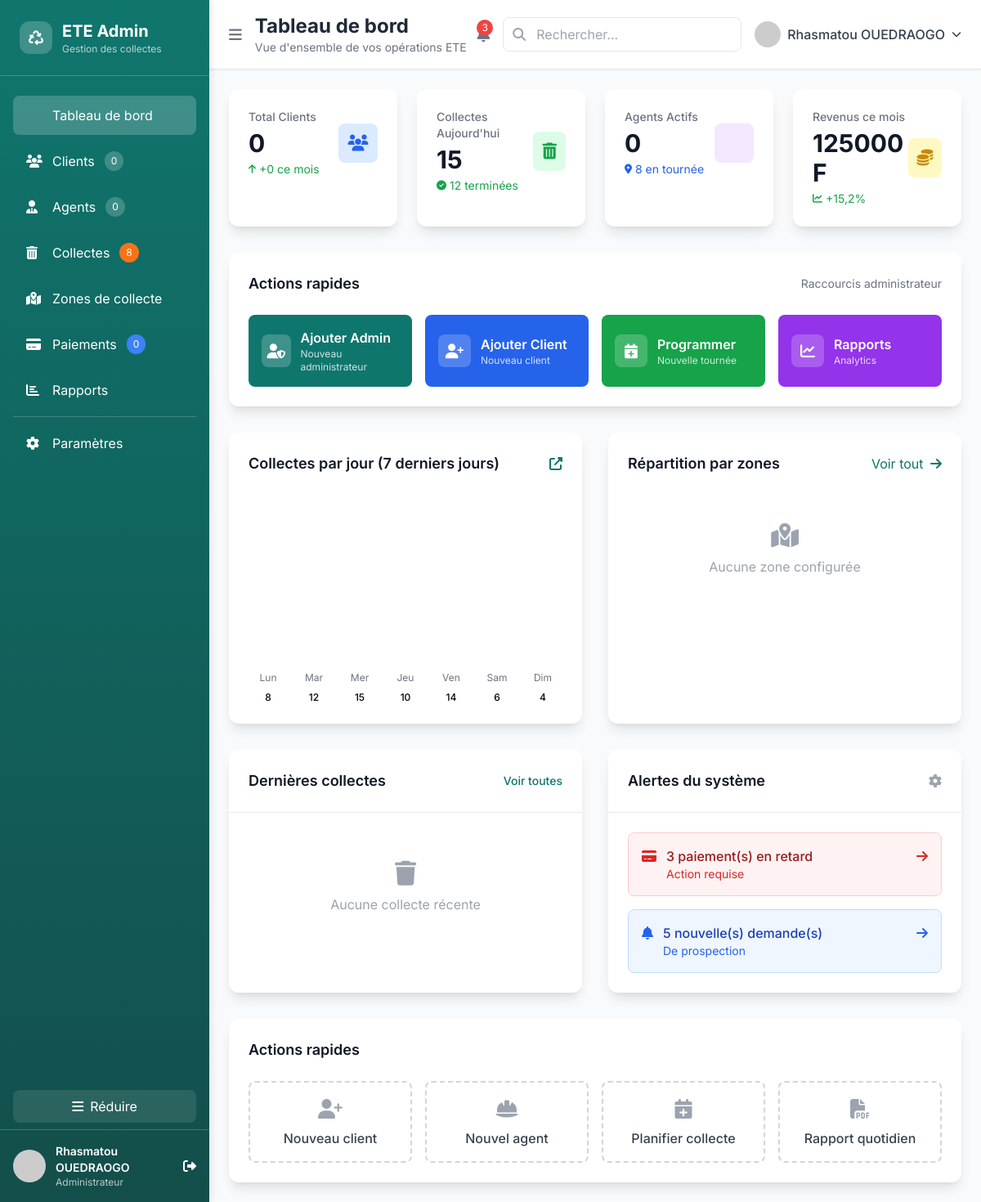
The page /administration/dashboard/ (signed in) on the database as committed earlier.
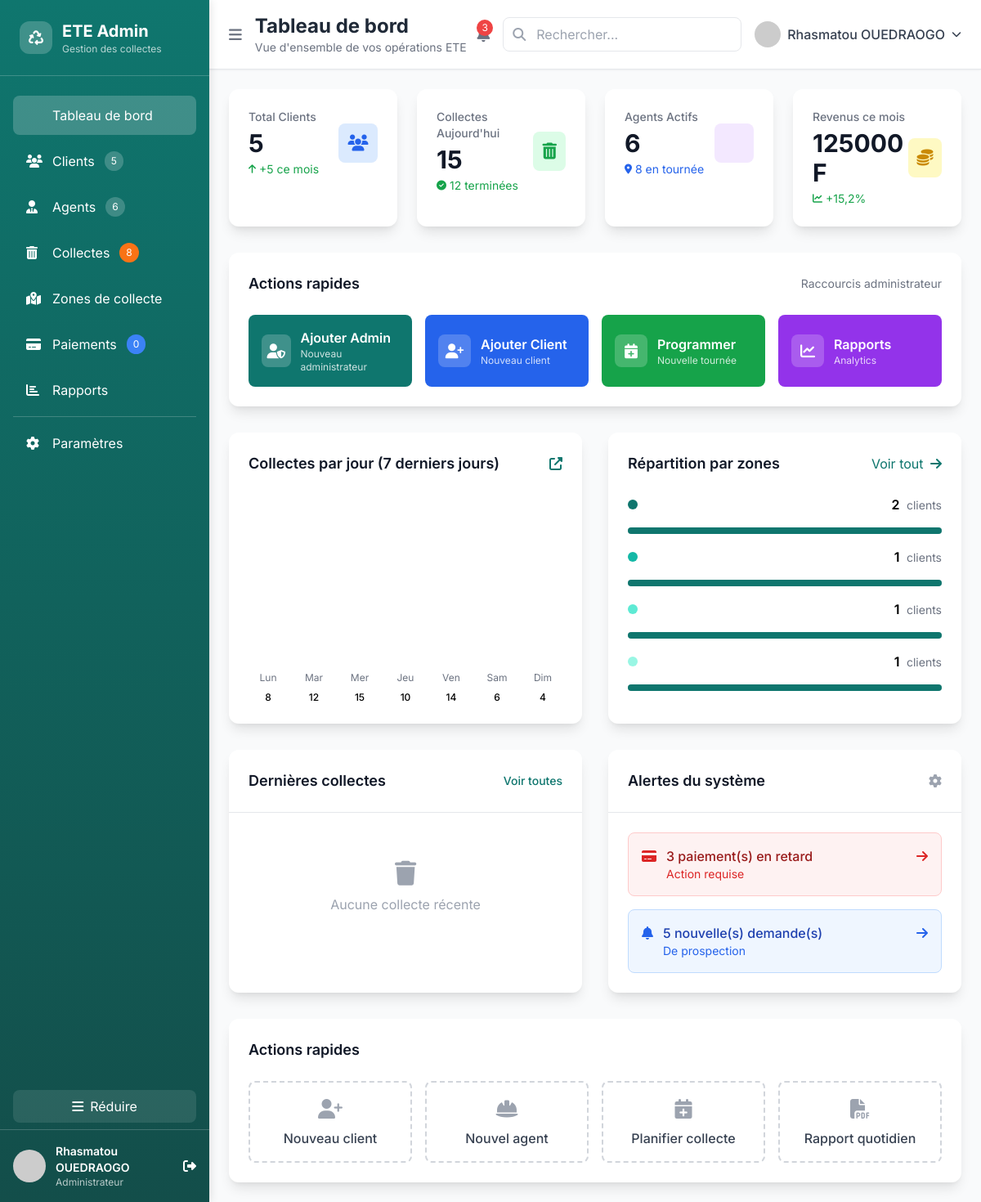
The same page on the database as committed later.
### clients/models.py (models this page shows, shortened)
class ZoneCollecte(models.Model):
    nom_zone = models.CharField(max_length=100)
    code_zone = models.CharField(max_length=20, unique=True)
    description = models.TextField(blank=True)
    couleur = models.CharField(max_length=7, default='#1e3a8a')  # Format hex
    coordonnees_zone = models.JSONField()  # Liste de coordonnées [lat, lng]
    responsable = models.ForeignKey(
        User,
        on_delete=models.SET_NULL,
        null=True,
        blank=True,
        limit_choices_to={'user_type__in': ['manager', 'admin']}
    )
    created_at = models.DateTimeField(auto_now_add=True)
    updated_at = models.DateTimeField(auto_now=True)
    class Meta:
        verbose_name = 'Zone de collecte'
        verbose_name_plural = 'Zones de collecte'
        ordering = ['nom_zone']

### admin_views.py (the view)
# urls.py: path('dashboard/', admin_views.admin_dashboard, name='admin_dashboard'),
@staff_member_required
def admin_dashboard(request):
    stats = {
        'total_clients': Client.objects.count(),
        'new_clients_month': Client.objects.filter(
            date_inscription__gte=timezone.now() - timedelta(days=30)
        ).count(),
        'collectes_today': 15,  # Données statiques pour le moment
        'collectes_completed': 12,  # Données statiques
        'agents_active': Agent.objects.filter(
            user__is_active=True,
            status='actif'
        ).count(),
        'agents_on_route': 8,  # Données statiques
        'revenue_month': 125000,  # Données statiques en FCFA
        'revenue_growth': 15.2  # Données statiques
    }
    chart_data = {
        'collectes_week': [
            {'day_short': 'Lun', 'count': 8, 'percentage': 53},
            {'day_short': 'Mar', 'count': 12, 'percentage': 80},
            {'day_short': 'Mer', 'count': 15, 'percentage': 100},
            {'day_short': 'Jeu', 'count': 10, 'percentage': 67},
            {'day_short': 'Ven', 'count': 14, 'percentage': 93},
            {'day_short': 'Sam', 'count': 6, 'percentage': 40},
            {'day_short': 'Dim', 'count': 4, 'percentage': 27},
        ]
    }
    top_zones = ZoneCollecte.objects.annotate(
        clients_count=Count('clients')
    ).order_by('-clients_count')[:5]
    total_clients_in_zones = sum(zone.clients_count for zone in top_zones)
    colors = ['#0f766e', '#14b8a6', '#5eead4', '#99f6e4', '#ccfbf1']
    for i, zone in enumerate(top_zones):
        zone.color = colors[i % len(colors)]
        zone.percentage = (zone.clients_count / max(1, total_clients_in_zones)) * 100 if total_clients_in_zones > 0 else 0
    recent_collectes = []
    alerts = {
        'agents_inactifs': Agent.objects.filter(
            user__last_login__lt=timezone.now() - timedelta(days=3)
        ).count(),
        'paiements_retard': 3,  # Données statiques
        'nouvelles_demandes': 5  # Données statiques
    }
    context = {
        'stats': stats,
        'chart_data': chart_data,
        'top_zones': top_zones,
        'recent_collectes': recent_collectes,
        'alerts': alerts,
        'clients_count': stats['total_clients'],
        'agents_count': stats['agents_active'],
        'collectes_pending': 8  # Données statiques
    }
    return render(request, 'admin_custom/dashboard.html', context)

### templates/admin_custom/dashboard.html (shortened to what the changed rows need)
{% extends 'admin_custom/base_admin.html' %}
{% load static %}
{% block page_title %}Tableau de bord{% endblock %}
{% block content %}
<div class="grid grid-cols-1 md:grid-cols-2 lg:grid-cols-4 gap-6 mb-8">
  <div class="bg-white rounded-xl card-shadow-lg p-6 fade-in">
    <div class="flex items-center justify-between">
      <div>
        <p class="text-sm font-medium text-gray-500 mb-1">Total Clients</p>
        <p class="text-3xl font-bold text-gray-900">{{ stats.total_clients|default:0 }}</p>
        <p class="text-sm text-green-600 flex items-center mt-1">
          <i class="fas fa-arrow-up text-xs mr-1"></i>
          +{{ stats.new_clients_month|default:0 }} ce mois
        </p>
      </div>
    </div>
  </div>
  <div class="bg-white rounded-xl card-shadow-lg p-6 fade-in">
    <div class="flex items-center justify-between">
      <div>
        <p class="text-sm font-medium text-gray-500 mb-1">Agents Actifs</p>
        <p class="text-3xl font-bold text-gray-900">{{ stats.agents_active|default:0 }}</p>
        <p class="text-sm text-blue-600 flex items-center mt-1">
          <i class="fas fa-map-marker-alt text-xs mr-1"></i>
          {{ stats.agents_on_route|default:0 }} en tournée
        </p>
      </div>
    </div>
  </div>
</div>
<div class="grid grid-cols-1 lg:grid-cols-2 gap-8 mb-8">
  <div class="bg-white rounded-xl card-shadow-lg p-6 fade-in">
    <div class="h-64 flex items-end justify-between space-x-2">
      {% for day in chart_data.collectes_week %}
        <div class="flex flex-col items-center space-y-2 flex-1">
          <span class="text-xs text-gray-500">{{ day.day_short }}</span>
          <span class="text-xs font-medium">{{ day.count }}</span>
        </div>
      {% endfor %}
    </div>
  </div>
  <div class="bg-white rounded-xl card-shadow-lg p-6 fade-in">
    <div class="space-y-4">
      {% for zone in top_zones %}
        <div class="flex items-center justify-between">
          <div class="flex items-center space-x-3">
            <div class="w-3 h-3 rounded-full" style="background-color: {{ zone.color }}"></div>
          </div>
          <div class="text-right">
            <span class="font-semibold">{{ zone.clients_count }}</span>
            <span class="text-gray-500 text-sm ml-1">clients</span>
          </div>
        </div>
        <div class="w-full bg-gray-200 rounded-full h-2">
          <div class="bg-primary h-2 rounded-full transition-all duration-500" style="width: {{ zone.percentage }}%"></div>
        </div>
      {% empty %}
        <div class="text-center py-8 text-gray-400">
          <i class="fas fa-map-marked-alt text-3xl mb-2"></i>
          <p>Aucune zone configurée</p>
        </div>
      {% endfor %}
    </div>
  </div>
</div>
{% endblock %}

### templates/admin_custom/base_admin.html (shortened to what the changed rows need)
{% load static %}
<!DOCTYPE html>
<html lang="fr">
<head>
  <script src="https://cdn.tailwindcss.com"></script>
  <link rel="stylesheet" href="https://cdnjs.cloudflare.com/ajax/libs/font-awesome/6.4.0/css/all.min.css">
</head>
<body class="bg-gray-50 min-h-screen">
  <div id="sidebar" class="sidebar sidebar-expanded fixed left-0 top-0 h-full bg-gray-900 text-white z-50 flex flex-col" style="background: linear-gradient(180deg, #0f766e 0%, #134e4a 100%);">
    <div class="p-6 border-b border-white/20">
      <div class="flex items-center space-x-3">
        <div id="sidebar-title" class="sidebar-title">
          <h1 class="text-xl font-bold">ETE Admin</h1>
        </div>
      </div>
    </div>
    <nav class="flex-1 px-4 py-6">
      <ul class="space-y-2">
        <li>
          <a href="{% url 'admin_clients' %}" class="menu-item flex items-center space-x-3 px-4 py-3 rounded-lg {% if 'clients' in request.resolver_match.url_name %}active{% endif %}">
            <i class="fas fa-users w-5"></i>
            <span class="sidebar-text">Clients</span>
            <span class="ml-auto bg-white/20 text-xs px-2 py-1 rounded-full sidebar-text">{{ clients_count|default:0 }}</span>
          </a>
        </li>
        <li>
          <a href="{% url 'admin_agents' %}" class="menu-item flex items-center space-x-3 px-4 py-3 rounded-lg {% if 'agents' in request.resolver_match.url_name %}active{% endif %}">
            <i class="fas fa-user-tie w-5"></i>
            <span class="sidebar-text">Agents</span>
            <span class="ml-auto bg-white/20 text-xs px-2 py-1 rounded-full sidebar-text">{{ agents_count|default:0 }}</span>
          </a>
        </li>
      </ul>
    </nav>
  </div>
  <div id="main-content" class="transition-all duration-300 ml-64 min-h-screen">
    <header class="bg-white shadow-sm border-b border-gray-200 px-6 py-4 flex items-center justify-between">
      <div class="flex items-center space-x-4">
        <div>
          <h1 class="text-2xl font-bold text-gray-800">{% block page_title %}Administration{% endblock %}</h1>
        </div>
      </div>
    </header>
    <main class="p-6">
      {% block content %}
      {% endblock %}
    </main>
  </div>
</body>
</html>

Rows that differ between the two databases and show on the page:
added ZoneCollecte: clients_count "2", {{ zone.percentage }} 40,0 (drawn)
added ZoneCollecte: clients_count "1", {{ zone.percentage }} 20,0 (drawn)
added ZoneCollecte: clients_count "1", {{ zone.percentage }} 20,0 (drawn)
added ZoneCollecte: clients_count "1", {{ zone.percentage }} 20,0 (drawn)
Other text that changed with them:
{{ clients_count|default:0 }}: "0" → "5"
{{ agents_count|default:0 }}: "0" → "6"
{{ stats.total_clients|default:0 }}: "0" → "5"
{{ stats.new_clients_month|default:0 }}: "0" → "5"
{{ stats.agents_active|default:0 }}: "0" → "6"
text no longer shown: "Aucune zone configurée"
